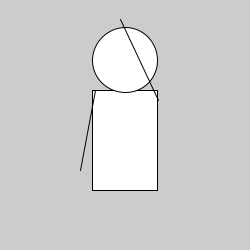
Frame 1 (no input)
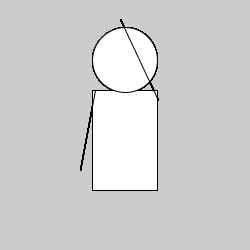
Frame 60 (the mouse pressed at the canvas centre just before this capture)
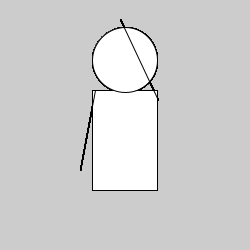
Frame 120 (the mouse held since frame 60 and released just before this capture)

The Processing sketch that drew these frames (run headless with seeded random() and noise(); from frame 60 on, the mouse is pressed at the canvas centre):

// Processing sketch: processing_127276
// ── processing_127276.pde

void setup() {  //setup function called initially, only once
  size(250, 250);
 
}

void draw() {  //draw function loops 
    rectMode(CENTER);
    rect(125,140,65,100);
    ellipse(125,60,65,65);
    line(80,170,95,90);
    line(120,19,158,100);
    
}
